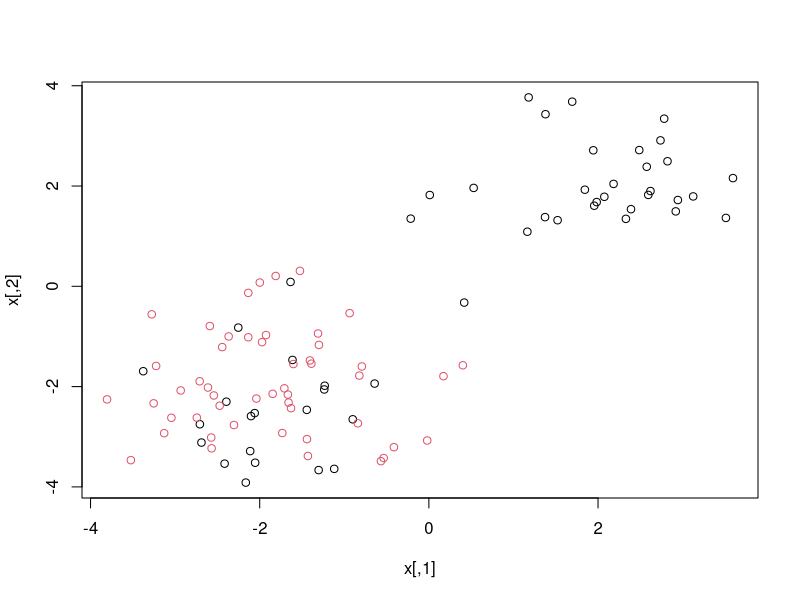
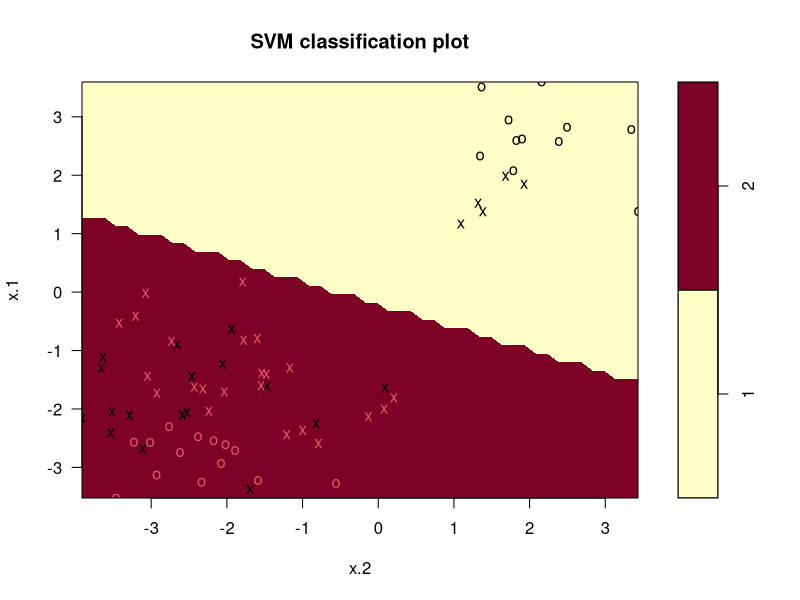
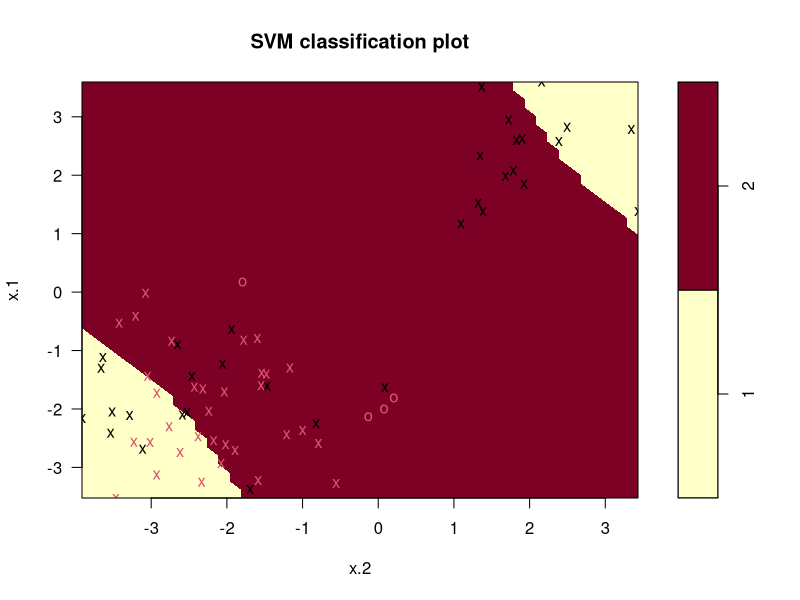

Source code (R) for these figures, in order:
# Generate a simulated two class data set with 100 obnservations and two features
# It should have a visible but non linear speration between the tow classes.

# To show that in this setting a SVM with a polynomial kernel with degree greater than 1 or a
#   radial kernel will outperform a support vector classifier on the training dta.
#
# Which technique performs best on the test data? Make plots and report the training and test
#   error rates inorder to backup whatever the claims that we made


# Generating a non linear class boundary as acoording to the lab chapter
set.seed(1)

x = matrix(rnorm(100*2),ncol =2)
dim(x)

# Here the first 30 index of X's are increased by 2 and the rest are decreased by 2
#   But the y values are kept 1 for first 50 and 2 for second 50 elements
x[1:30,] = x[1:30,] + 2
x[30:100,] = x[30:100,] - 2

y = c(rep(1,50),rep(2,50))

# We need to keep y as the factor variable
dat = data.frame(x=x,y=as.factor(y))

View(dat)

# We can see from the plot that the decision boundary has to be non lieanr to separate the
#   classes based on the x values
plot(x, col=(y))



####
## Using only support vector classifier , this means we are going to use only linaer kernel

# First we have to create indices to split the training and testing dataset
#   Creating a trian array using the sample and we are going to select this as subset

# Selecting 70 values from the 100 values and using that as the training set
train = sample(100,70)
train

trainset = dat[train,]
testset = dat[-train,]

# Importing the weird library to use the svm function
library(e1071)

svm_classifierfit = svm(y~., data = trainset, kernel = "linear", cost = 0.1, scale = F)

summary(svm_classifierfit)

# Using the tune function to tune the cost value to use the best cost value

tune_classifierfit = tune(svm, y~., data = trainset, kernel = "linear",
                          ranges = list(cost=c(0.001, 0.01, 0.1, 1, 1.5, 10,1000)))

tune_classifierfit

# This says that the cost we have chosen earlier with 0.1 is the best one

summary(tune_classifierfit)


# Predicting the trining set error
svm_classifier_trainpreds= predict(svm_classifierfit, trainset)
table(svm_classifier_trainpreds, trainset$y)
# The training set error is 13/70

# So our classifier model is remaining the same

# Predicting the error rate using predict function and just calling the model inside it

svm_classifier_preds= predict(svm_classifierfit, testset)

table(svm_classifier_preds, testset$y)

# The test error is 7/30 which is pretty high

# Plotting this svm
# As you can see that the linear boundary is not enough to seperate them clearly
#   Lets try another kernel which will eb nothing but support vector machines
plot(svm_classifierfit, trainset)



#####
### Using support vector machines now, which is nothing but changing the kernel from linear to
# polynomial as stated here and we are also tune the best polynomial degree value using the tune

svm_machinefit = svm(y~., data = trainset, kernel = "polynomial", degree = 2,
                     cost = 0.1, scale = F)
svm_machinefit

summary(svm_machinefit)

# Out of the 70 test observations that we have used it is using almost 63 of them as
#   support vectors which is like too much, These can be reduced using the cost parameter
#   We can increase the cost parameter and this will force the algorithm to take lesser
#   values for these support vectors but the downside is that we will get less accuracy from
#   the model.

# The non linear boundary is most of it successful in atleast identifying the regions and
#   then classify them accordingly
plot(svm_machinefit, trainset)

# Now calculating the training and testing set errors
svm_machinefit_trainpreds = predict(svm_machinefit, trainset)
table(svm_machinefit_trainpreds, trainset$y)


# Using both the cost argument and the degree argument as the ranges arguemnt inside the
#   tuning model
tune_machinefit = tune(svm, y~., data = trainset, kernel = "polynomial",
                       ranges = list(cost= c(0.001, 0.01, 0.1, 1, 1.5, 1000),
                                     degree = c(5, 4, 3, 2, 1, 0.5, 0.1, 0.01)))

# We see that the degree of 1 and cost of 1 gives the best results using the cross validation
tune_machinefit

summary(tune_machinefit)

svm_machinefitbest = tune_machinefit$best.model

svm_machinefitbest

# Now calculating the test error on this best model

svm_machinefitbestpreds = predict(svm_machinefitbest, testset)

table(svm_machinefitbestpreds, testset$y)

svm_machinefitpreds = predict(svm_machinefit, testset)
table(svm_machinefitpreds, testset$y)


